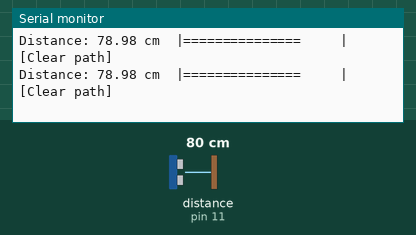
Simulated run of this sketch. Board: Arduino Uno, built with avr-gcc and run on an emulated ATmega328P. On the bench: the last lines printed to the serial monitor. Wiring (inferred from the names in the program): ultrasonic range finder: trigger pin 12; echo pin 11. The test bench sets the inputs (shaded band); at power-on: distance to the obstacle (sensor on pin 11) 80 cm. The echo pulse lasts 58.3 µs per cm.

Above: at 3.2 s.
3.3 s: distance to the obstacle (sensor on pin 11) set to 2 cm
At 3.6 s:
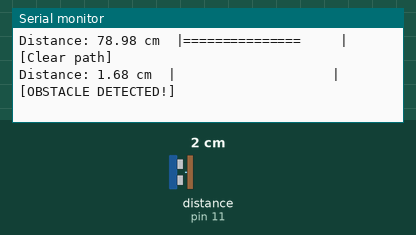
5.1 s: distance to the obstacle (sensor on pin 11) set to 4 cm
At 5.21 s:
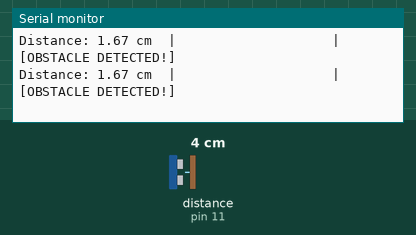
8.1 s: distance to the obstacle (sensor on pin 11) set to 9 cm
At 8.44 s:
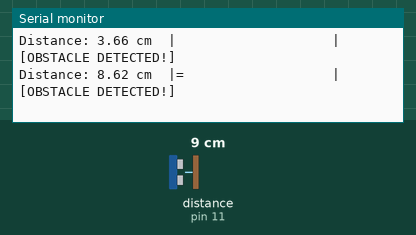
10.1 s: distance to the obstacle (sensor on pin 11) set to 18 cm
At 10.26 s:
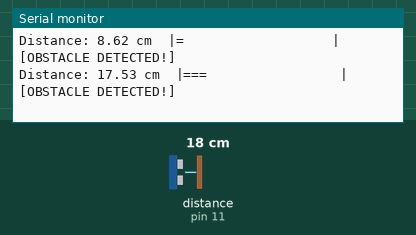
12.0 s: distance to the obstacle (sensor on pin 11) set to 35 cm
At 12.29 s:
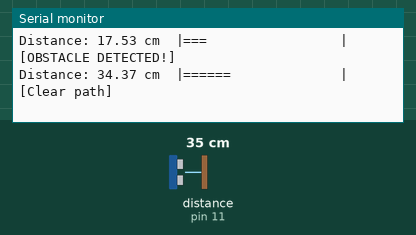
13.8 s: distance to the obstacle (sensor on pin 11) set to 60 cm
At 14.12 s:
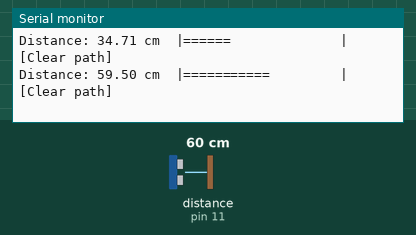
Timing chart, 0 to 16.6 s (numbered marks = the images above; inputs shaded):
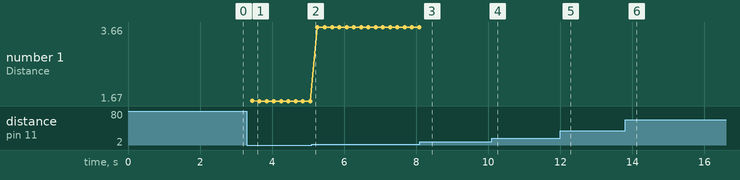

The sketch:

test_ultrasonic.ino
```cpp
/*
 * Ultrasonic Sensor Test Sketch
 * Tests distance measurement and obstacle detection
 */

#define ULTRASONIC_TRIG  12
#define ULTRASONIC_ECHO  11
#define OBSTACLE_THRESHOLD 20  // cm

void setup() {
  Serial.begin(9600);
  Serial.println("=== Ultrasonic Sensor Test ===");
  Serial.println("Move objects in front of sensor\n");

  pinMode(ULTRASONIC_TRIG, OUTPUT);
  pinMode(ULTRASONIC_ECHO, INPUT);

  delay(2000);
}

void loop() {
  float distance = measureDistance();

  Serial.print("Distance: ");

  if (distance >= 200 || distance == 0) {
    Serial.print("OUT OF RANGE");
  } else {
    Serial.print(distance);
    Serial.print(" cm\t");

    // Visual bar
    printDistanceBar(distance);
    Serial.print("\t");

    // Obstacle warning
    if (distance < OBSTACLE_THRESHOLD) {
      Serial.print("[OBSTACLE DETECTED!]");
    } else {
      Serial.print("[Clear path]");
    }
  }

  Serial.println();
  delay(200);
}

float measureDistance() {
  digitalWrite(ULTRASONIC_TRIG, LOW);
  delayMicroseconds(2);
  digitalWrite(ULTRASONIC_TRIG, HIGH);
  delayMicroseconds(10);
  digitalWrite(ULTRASONIC_TRIG, LOW);

  long duration = pulseIn(ULTRASONIC_ECHO, HIGH, 30000);
  float distance = duration * 0.034 / 2;

  if (distance > 200 || distance == 0) {
    return 200;
  }

  return distance;
}

void printDistanceBar(float distance) {
  int bars = map(constrain(distance, 0, 100), 0, 100, 0, 20);

  Serial.print("|");
  for (int i = 0; i < 20; i++) {
    if (i < bars) {
      Serial.print("=");
    } else {
      Serial.print(" ");
    }
  }
  Serial.print("|");
}

/*
 * TEST PROCEDURE:
 *
 * 1. No object in front:
 *    Expected: "OUT OF RANGE" or large distance (>100cm)
 *
 * 2. Place hand at ~50cm:
 *    Expected: Reading around 50cm, "[Clear path]"
 *
 * 3. Move hand closer to ~15cm:
 *    Expected: Reading around 15cm, "[OBSTACLE DETECTED!]"
 *
 * 4. Move hand very close (<5cm):
 *    Expected: May show erratic or "OUT OF RANGE"
 *
 * TROUBLESHOOTING:
 *
 * - Always shows "OUT OF RANGE":
 *   → Check TRIG/ECHO wiring
 *   → Verify 5V power
 *   → Object too close (<2cm) or too far (>200cm)
 *
 * - Readings fluctuate wildly:
 *   → Add capacitor across power pins
 *   → Check for motor interference
 *   → Ensure sensor is stable
 *
 * - Readings consistently off:
 *   → Recalculate speed of sound factor
 *   → Check temperature (affects sound speed)
 *   → Verify object is perpendicular
 */
```

Measured:
- after the input at 3.3 s, the serial monitor: prints a new line after 0.15 s (image 1)
- after the input at 8.1 s, the serial monitor: prints a new line after 0.19 s (image 3)
- after the input at 10.1 s, the serial monitor: prints a new line at once (image 4)
- after the input at 12.0 s, the serial monitor: prints a new line after 0.13 s (image 5)
- after the input at 13.8 s, the serial monitor: prints a new line after 0.17 s (image 6)
- plotted number 1: 1.67 → 3.66 after the input at 5.1 s
